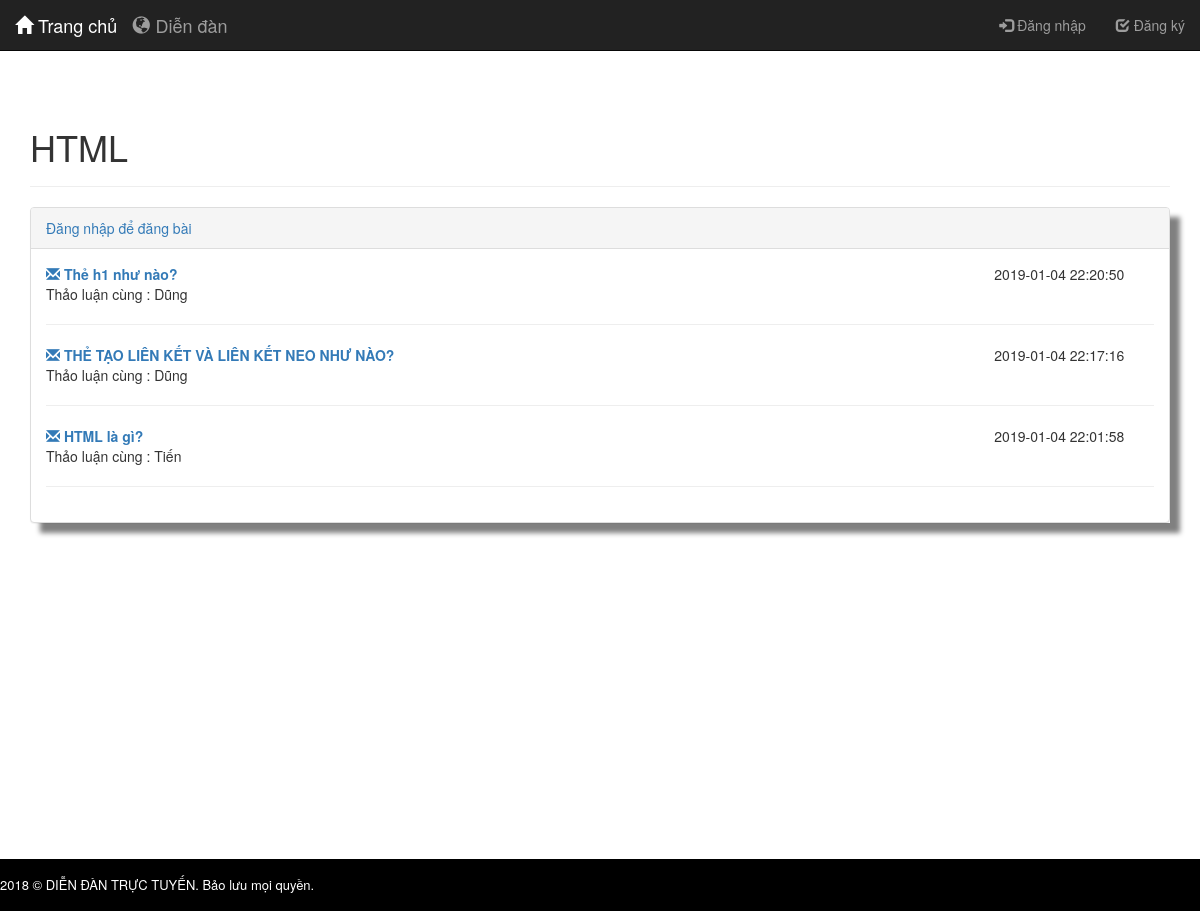
Screenshot of /Sources/officialforum/index.php?controller=forum&action=pageTitle&id=1 with the database file from the repository.
### tables this page shows
CREATE TABLE `categories` (
  `category_id` int(11) NOT NULL,
  `category_name` varchar(50) NOT NULL
);

CREATE TABLE `posts` (
  `post_id` int(11) NOT NULL,
  `id` int(11) NOT NULL,
  `category_id` int(11) NOT NULL,
  `post_title` text NOT NULL,
  `post_content` text NOT NULL,
  `post_created` datetime NOT NULL,
  `post_modified` timestamp NOT NULL DEFAULT CURRENT_TIMESTAMP ON UPDATE CURRENT_TIMESTAMP,
  `post_image` varchar(300) DEFAULT NULL
);

CREATE TABLE `users` (
  `id` int(11) NOT NULL,
  `firstname` varchar(32) NOT NULL,
  `lastname` varchar(32) NOT NULL,
  `email` varchar(64) NOT NULL,
  `contact_number` varchar(64) NOT NULL,
  `address` text NOT NULL,
  `password` varchar(512) NOT NULL,
  `access_level` varchar(16) NOT NULL,
  `access_code` text NOT NULL,
  `status` int(11) NOT NULL COMMENT '0=pending,1=confirmed',
  `created` datetime NOT NULL,
  `modified` timestamp NOT NULL DEFAULT CURRENT_TIMESTAMP ON UPDATE CURRENT_TIMESTAMP
);

### Sources/officialforum/controllers/forum_controller.php (called while the page is built, shortened)
<?php
	require_once('controllers/base_controller.php');
	require_once 'models/category.php';
	require_once 'models/post.php';
	class ForumController extends BaseController
	{
	  	public function pageTitle(){
	  		$category = Category::readCategory($_GET['id']);
	  		$post = Post::readPost_Category($_GET['id']);
	  		$username = Post::readUser($_GET['id']);
	  		$data = array('category' => $category,
	  		 'post' => $post,
	  		  'username' => $username);
	  		$this->render('pageTitle',$data);
	  	}
	}
 ?>

### Sources/officialforum/routes.php (called while the page is built, shortened)
<?php
	$controller = new $klass;
	$controller->$action();
 ?>

### Sources/officialforum/index.php (called while the page is built, shortened)
<?php
	require_once('routes.php');
 ?>

### Sources/officialforum/models/post.php (called while the page is built, shortened)
<?php
class Post
{
    public static function readPost_Category($id){
    	$database = new Database();
		$db = $database->getConnection();
		$list = [];
    	$query = "SELECT * FROM posts WHERE category_id = :id ORDER BY post_created DESC";
    	$stmt = $db->prepare( $query );
    	$stmt->execute(array('id' => $id));
    	foreach ($stmt->fetchAll() as $i) {
    		$list[] = array($i['post_id'], $i['id'], $i['category_id'], $i['post_title'], $i['post_content'], $i['post_created'], $i['post_modified'], $i['post_image']);
    	}
    	return $list;
    }
    public static function readUser($id){
    	$database = new Database();
		$db = $database->getConnection();
		$query = "SELECT firstname, post_id FROM users, posts, categories WHERE users.id = posts.id AND posts.category_id = categories.category_id AND categories.category_id = :id ORDER BY posts.post_created DESC";
		$stmt = $db->prepare($query);
		$stmt->execute(array('id' => $id));
		$list = [];
		foreach ($stmt->fetchAll() as $firstname_postid) {
			$array = array($firstname_postid['firstname'],$firstname_postid['post_id']);
			$list[] = $array;
		}
		return $list;
    }
}
 ?>

### Sources/officialforum/models/category.php (called while the page is built, shortened)
<?php
class Category
{
    public static function readCategory($id){
    	$database = new Database();
		$db = $database->getConnection();
		$query = "SELECT * FROM categories WHERE category_id = :id";
		$stmt = $db->prepare( $query );
    	$stmt->execute(array('id' => $id));
    	$category_id = $stmt->fetch();
    	if(isset($category_id['category_id'])){
    		return array($category_id['category_id'], $category_id['category_name']);
    	}
    	return null;
    }
}
 ?>

### Sources/officialforum/views/forum/pageTitle.php (the view, shortened to what this page needs)
<?php
    $category_name = $category[1];
	   $page_title = $category_name;
 ?>
 <div class="shad">
 <div class="panel panel-default">
    <div class="panel-heading">
<?php
if (isset($_SESSION['user_id'])) {
 ?>
       <div class="row">
            <div class="col-sm-2">
                <button onclick="document.getElementById('Customer').style.display='block'" class="btn btn-primary" style="width:auto;">Đăng bài</button>
            </div>
        </div>
<?php
  }else{
      echo "<a href='index.php?controller=access&action=login'>Đăng nhập để đăng bài</a>";
  }
 ?>
  </div>
    <div class="panel-body">
      <?php
      foreach ($post as $p)
          {
            $post_id = $p[0];
            $post_title = $p[3];
            $post_created = $p[5];
      ?>
            <div class="row">
                <div class="col-sm-10">
                    <a href="index.php?controller=forum&action=postContent&id=<?php echo $post_id ?>"><strong><span class="glyphicon glyphicon-envelope"></span> <?php echo $post_title ?></strong></a> <br>
                  <?php
                      foreach ($username as $u) {
                          if ($post_id == $u[1]) {
                              echo 'Thảo luận cùng : '.$u[0];
                          }
                      }
                   ?>
                </div>
                <div class="col-sm-2">
                    <?php echo $post_created; ?>
                </div>
            </div>
            <hr>
      <?php
        }
       ?>
  </div>
</div>
</div>

### Sources/officialforum/views/layouts/application.php (shortened to what this page needs)
<!DOCTYPE html>
<html>
<head>
    <link href="https://maxcdn.bootstrapcdn.com/bootstrap/3.3.7/css/bootstrap.min.css" rel="stylesheet" media="screen" />
    <link href="libs/css/navigation.css" rel="stylesheet" />
    <link href="libs/css/comment.css" rel="stylesheet" />
    <link href="libs/css/post.css" rel="stylesheet" />
    <link href="libs/css/customer.css" rel="stylesheet" />
    <link href="libs/css/forum.css" rel="stylesheet" />
</head>
<body>
    <?php include_once 'navigation.php'; ?>
    <div class="container" style="background-color: white">
        <?php
        if($page_title!="Đăng nhập" && $page_title!="Trang chủ"){
        ?>
        <div class="row">
            <div class='col-md-12'>
                <div class="page-header">
                    <h1><?php echo isset($page_title) ? $page_title : "The Code of a Ninja"; ?></h1>
                </div>
            </div>
        </div>
        <?php
        }
        ?>
		<?= @$content ?>
	</div>
    <?php include_once 'layout_footer.php'; ?>
    <link rel="stylesheet" href="https://maxcdn.bootstrapcdn.com/bootstrap/3.3.7/css/bootstrap.min.css">
</body>
</html>

### Sources/officialforum/libs/css/post.css (style rules this page uses)
.container { padding: 16px; }

### Sources/officialforum/libs/css/customer.css (style rules this page uses)
.shad { box-shadow: 10px 10px 5px grey; }

### rows the page displays
categories: category_name "HTML"
posts: post_title "Thẻ h1 như nào?", id.firstname "Dũng", post_created "2019-01-04 22:20:50"
posts: post_title "THẺ TẠO LIÊN KẾT VÀ LIÊN KẾT NEO NHƯ NÀO?", id.firstname "Dũng", post_created "2019-01-04 22:17:16"
posts: post_title "HTML là gì?", id.firstname "Tiến", post_created "2019-01-04 22:01:58"
